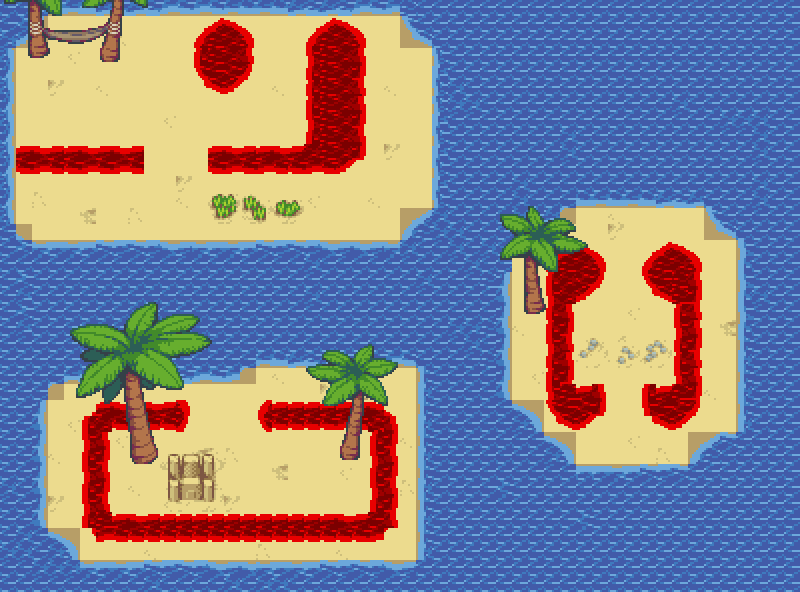

A 2D game scene composited from a Tiled map and its tileset images. What follows is a short description and the map's XML, with each tile layer's data collapsed to a summary:
An orthogonal 50x37 tile map with 16x16 px tiles, 3 tile layers (Tile Layer 1, Tile Layer 2, Tile Layer 3) and 69 objects.

<map version="1.0" tiledversion="1.1.5" orientation="orthogonal" renderorder="right-down" width="50" height="37" tilewidth="16" tileheight="16" infinite="0" nextobjectid="289">
 <tileset firstgid="1" source="beach.tsx" />
 <layer name="Tile Layer 1" width="50" height="37">
  <data>[1850 cells, 1850 non-empty, 179 distinct tile ids]</data>
 </layer>
 <layer name="Tile Layer 2" width="50" height="37">
  <data>[1850 cells, 1501 non-empty, 18 distinct tile ids]</data>
 </layer>
 <layer name="Tile Layer 3" width="50" height="37">
  <data>[1850 cells, 239 non-empty, 223 distinct tile ids]</data>
 </layer>
 <objectgroup name="cats">
  <object id="245" x="55.3333" y="99.1667" />
 </objectgroup>
 <objectgroup name="coins">
  <object id="246" x="263.598" y="52.7348" />
  <object id="247" x="261.061" y="88.2879" />
  <object id="248" x="621.333" y="287.333" />
  <object id="249" x="619.333" y="332.667" />
  <object id="250" x="622.667" y="388" />
  <object id="251" x="176" y="473.333" />
 </objectgroup>
 <objectgroup name="thwompers">
  <object id="254" x="621.333" y="255.333" />
 </objectgroup>
 <objectgroup name="yarn_balls" />
 <objectgroup name="portals">
  <object id="253" x="305.939" y="499.152" />
 </objectgroup>
 <objectgroup name="zone 1" visible="0">
  <object id="263" x="11" y="18.5">
   <polygon points="0,0 4,219.5 391,219.5 421.5,186 423.5,29 391.5,-6.5" />
  </object>
  <object id="264" x="509.5" y="262">
   <polygon points="0,0 67,-59.5 200.5,-57.5 236,-14.5 231.5,175.5 177.5,209 69,209.5 -4,132.5" />
  </object>
  <object id="266" x="433" y="359">
   <polygon points="0,0 -0.5,211 -357,210.5 -398,167 -396.5,24 -196,5" />
  </object>
 </objectgroup>
 <objectgroup name="impassable">
  <object id="258" x="28.25" y="47.5" width="20.75" height="9.25" />
  <object id="259" x="102" y="53" width="16" height="7" />
  <object id="260" x="525" y="306.25" width="16.25" height="6.25" />
  <object id="261" x="342.5" y="450.25" width="15.5" height="4.5" />
  <object id="262" x="133.5" y="451.25" width="19.75" height="8.5" />
 </objectgroup>
 <objectgroup name="zone 2">
  <object id="267" x="17.3333" y="151.333">
   <polygon points="0,0 125.333,0 125.667,21 -0.333333,19" />
  </object>
  <object id="269" x="203.667" y="66.1169">
   <polygon points="0,0 -1.66667,-27.6145 20.3333,-39.7835 41.6667,-30.6567 44.6667,-2.34021 20.3333,15.9134" />
  </object>
  <object id="275" x="91.6667" y="518.333">
   <polygon points="0,0 289,2.33333 286.667,14.3333 6.66667,13.3333" />
  </object>
  <object id="277" x="216.182" y="154.909">
   <polygon points="0,0 -0.181818,12.7273 118.182,11.6364 140.182,-4.18182" />
  </object>
  <object id="278" x="316.545" y="146.909">
   <polygon points="0,0 2.36364,-97.4545 22,-113.455 35.8182,-98.1818 35.4545,0.181818" />
  </object>
  <object id="279" x="560.909" y="266.909">
   <polygon points="0,0 15.6364,-9.45455 33.6364,4.90909 8.72727,26.5455 -4.72727,24.7273" />
  </object>
  <object id="280" x="556.909" y="297.091">
   <polygon points="0,0 -1.63636,96.9091 6,96.5455 7.45455,0.909091" />
  </object>
  <object id="281" x="556.364" y="397.091">
   <polygon points="0,0 32.5455,-1.63636 34.3636,13.2727 13.6364,21.2727 3.27273,12.9091" />
  </object>
  <object id="282" x="656.545" y="273.273">
   <polygon points="0,0 16.1818,-15.6364 29.4545,-9.81818 32.5455,17.8182 13.8182,12.1818" />
  </object>
  <object id="283" x="684.182" y="299.455">
   <polygon points="0,0 5.81818,-0.363636 7.09091,93.8182 0.727273,92.9091" />
  </object>
  <object id="284" x="656" y="397.818">
   <polygon points="0,0 33.8182,-1.45455 28.9091,9.63636 14.7273,19.4545 0.909091,8.90909" />
  </object>
  <object id="285" x="103.455" y="422.182">
   <polygon points="0,0 68.1818,-0.727273 69.8182,-12.7273 0,-9.09091" />
  </object>
  <object id="286" x="92" y="426.727">
   <polygon points="0,0 8.54545,0.363636 7.63636,88.5455 1.09091,88.9091" />
  </object>
  <object id="287" x="272.909" y="412.182">
   <polygon points="0,0 101.636,0.363636 103.636,10.7273 -0.181818,9.81818" />
  </object>
  <object id="288" x="381.091" y="425.818">
   <polygon points="0,0 5.63636,0 6.18182,92.3636 -0.909091,91.4545" />
  </object>
 </objectgroup>
 <objectgroup name="lava_bubble_bursts" visible="0">
  <object id="210" x="216" y="45.3333" />
  <object id="211" x="224" y="81.3333" />
  <object id="212" x="41.3333" y="161.333" />
  <object id="213" x="82.6667" y="162" />
  <object id="214" x="121.333" y="161.333" />
  <object id="215" x="240.667" y="164.667" />
  <object id="216" x="285.333" y="160.667" />
  <object id="217" x="332" y="157.333" />
  <object id="218" x="337.333" y="120" />
  <object id="219" x="337.333" y="87.3333" />
  <object id="220" x="339.333" y="39.3333" />
  <object id="221" x="580.667" y="267.333" />
  <object id="222" x="559.333" y="310" />
  <object id="223" x="562.667" y="356.667" />
  <object id="225" x="562.667" y="400.667" />
  <object id="226" x="591.333" y="403.333" />
  <object id="227" x="665.333" y="404" />
  <object id="228" x="686" y="380.667" />
  <object id="229" x="690" y="332" />
  <object id="230" x="670.667" y="267.333" />
  <object id="231" x="300.667" y="414" />
  <object id="232" x="352.667" y="416.667" />
  <object id="233" x="382" y="436.667" />
  <object id="234" x="382.667" y="483.333" />
  <object id="235" x="376.667" y="518.667" />
  <object id="236" x="326" y="525.333" />
  <object id="237" x="275.333" y="529.333" />
  <object id="238" x="223.333" y="531.333" />
  <object id="239" x="168.667" y="529.333" />
  <object id="240" x="118" y="529.333" />
  <object id="241" x="96.6667" y="494" />
  <object id="242" x="96.6667" y="438" />
  <object id="243" x="136.667" y="413.333" />
  <object id="244" x="168.667" y="415.333" />
 </objectgroup>
 <objectgroup name="saw_blades">
  <object id="255" x="224.667" y="404" />
  <object id="256" x="176" y="180.667" />
  <object id="257" x="624" y="435.333" />
 </objectgroup>
</map>